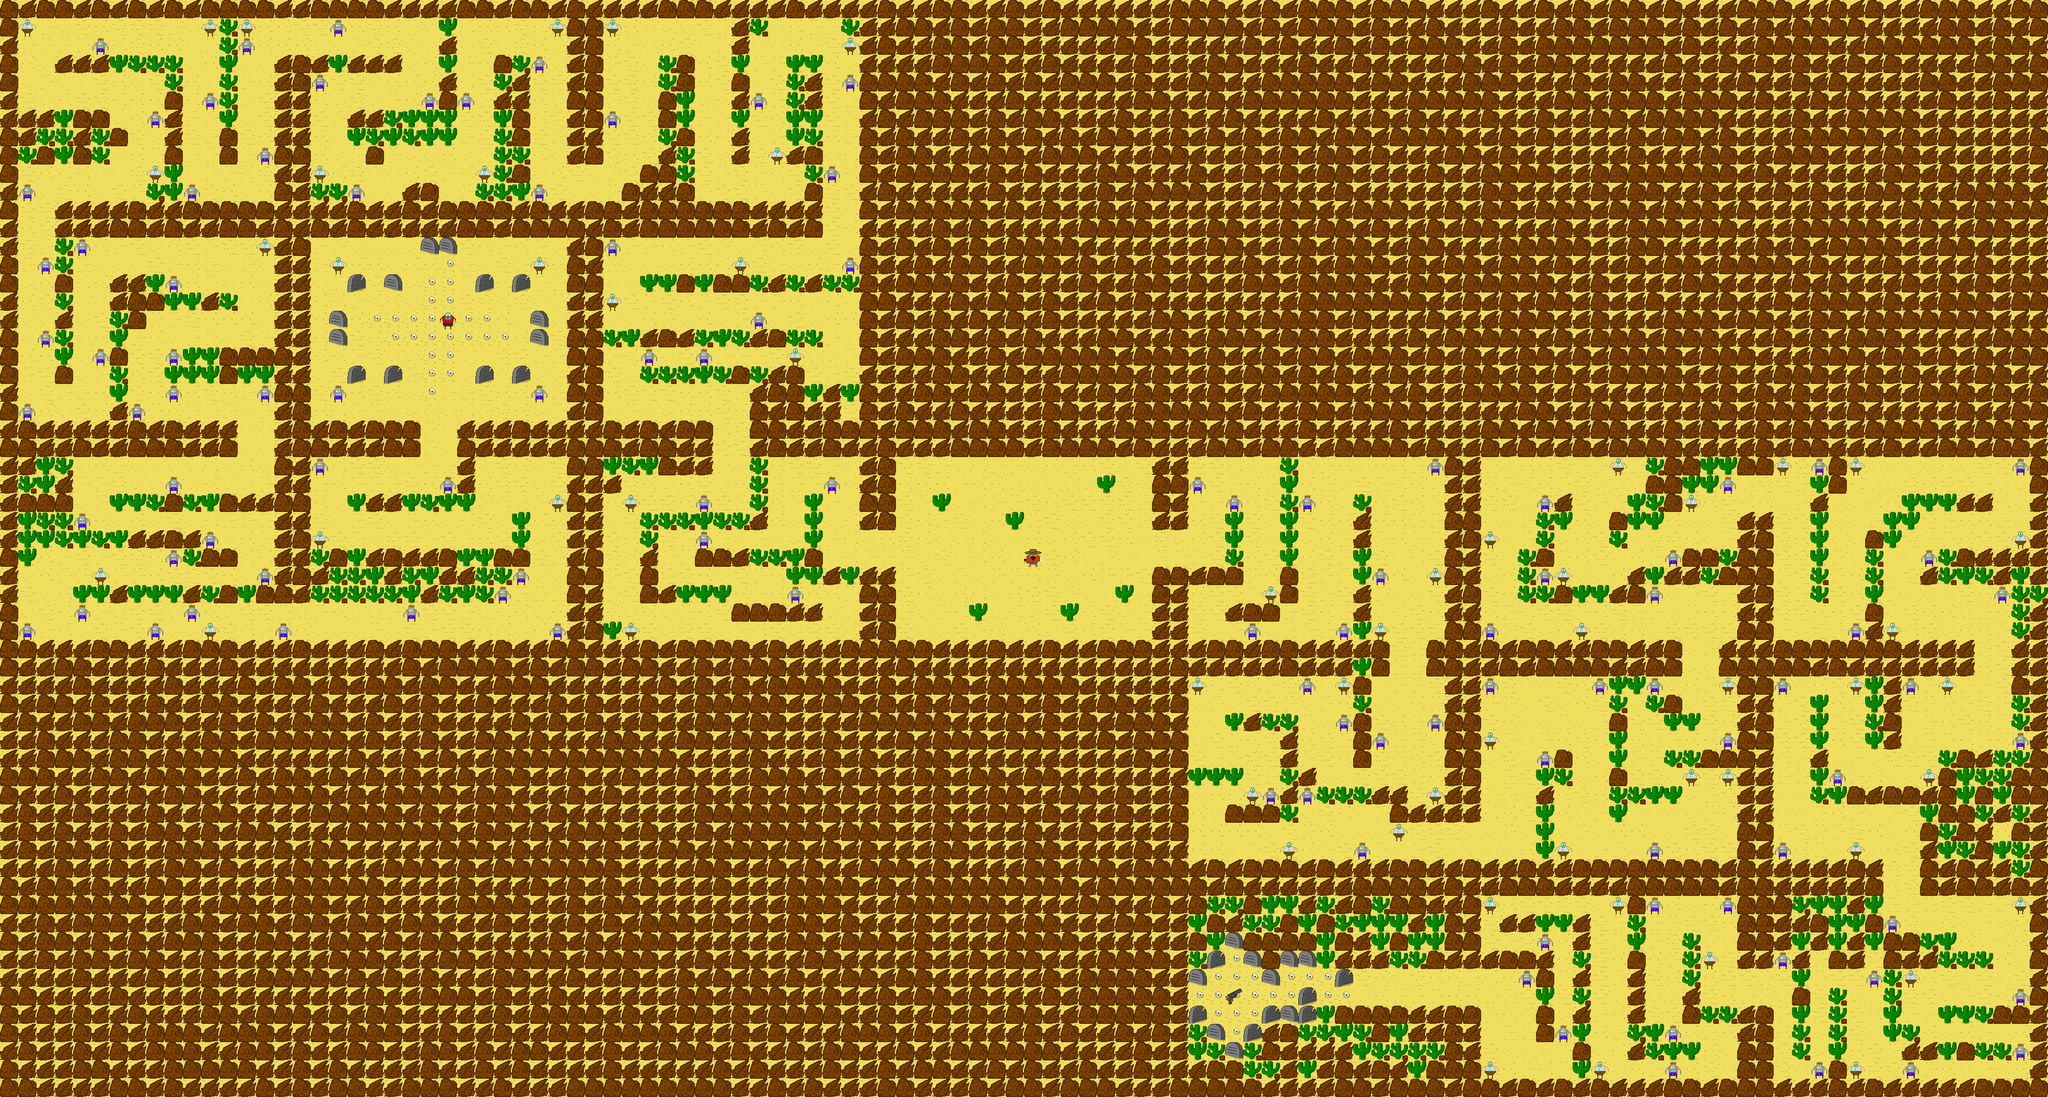

Rendered tile map (Tiled .tmx) drawn with the repository's tilesets; below, a short description and the map source with its tile grids summarised:
An orthogonal 112x60 tile map with 64x64 px tiles, 2 tile layers (layer, spawns), 6 tilesets.

<map version="1.0" orientation="orthogonal" renderorder="right-down" width="112" height="60" tilewidth="64" tileheight="64" nextobjectid="1">
 <tileset firstgid="1" name="sand" tilewidth="64" tileheight="64">
  <image source="../../public/assets/tiles/sand.png" width="832" height="64" />
 </tileset>
 <tileset firstgid="14" name="cowboy" tilewidth="64" tileheight="64">
  <image source="../../public/assets/characters/cowboy.png" width="2048" height="64" />
  <tile id="0">
   <properties>
    <property name="spawn" value="cowboy" />
   </properties>
  </tile>
 </tileset>
 <tileset firstgid="46" name="zombie-melee" tilewidth="64" tileheight="64">
  <image source="../../public/assets/characters/zombie-melee.png" width="2304" height="64" />
  <tile id="0">
   <properties>
    <property name="spawn" value="zombie-melee" />
   </properties>
  </tile>
 </tileset>
 <tileset firstgid="82" name="zombie-range" tilewidth="64" tileheight="64">
  <image source="../../public/assets/characters/zombie-range.png" width="2240" height="64" />
  <tile id="0">
   <properties>
    <property name="spawn" value="zombie-range" />
   </properties>
  </tile>
 </tileset>
 <tileset firstgid="117" name="zombie-boss" tilewidth="64" tileheight="64">
  <image source="../../public/assets/characters/zombie-boss.png" width="2304" height="64" />
  <tile id="0">
   <properties>
    <property name="spawn" value="zombie-boss" />
   </properties>
  </tile>
 </tileset>
 <tileset firstgid="153" name="master-gun" tilewidth="64" tileheight="64">
  <image source="../../public/assets/characters/master-gun.png" width="320" height="64" />
  <tile id="0">
   <properties>
    <property name="spawn" value="master-gun" />
   </properties>
  </tile>
 </tileset>
 <layer name="layer" width="112" height="60">
  <data>[6720 cells, 6720 non-empty, 11 distinct tile ids]</data>
 </layer>
 <layer name="spawns" width="112" height="60">
  <data>[6720 cells, 165 non-empty, 5 distinct tile ids]</data>
 </layer>
</map>